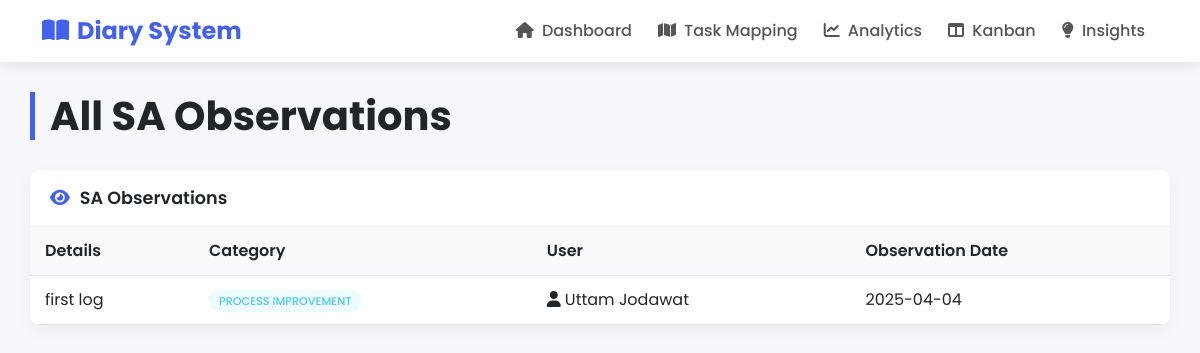
/sa_observation.php, run on the app's committed database.
### tables this page shows
CREATE TABLE `sateamobservations` (
  `ObservationID` int(11) NOT NULL,
  `Name` varchar(100) DEFAULT NULL,
  `UserID` int(11) NOT NULL,
  `ObservationDate` date NOT NULL DEFAULT curdate(),
  `Details` text NOT NULL,
  `Category` varchar(50) DEFAULT NULL,
  `CreatedAt` datetime DEFAULT current_timestamp()
);

CREATE TABLE `users` (
  `UserID` int(11) NOT NULL,
  `Username` varchar(50) NOT NULL,
  `Email` varchar(100) NOT NULL,
  `Role` varchar(50) DEFAULT 'Team Member'
);

### sa_observation.php (the view, shortened to what this page needs)
<?php include 'config.php'; ?>
<!DOCTYPE html>
<html lang="en">
<head>
    <link href="https://cdn.jsdelivr.net/npm/bootstrap@5.3.0/dist/css/bootstrap.min.css" rel="stylesheet">
    <link rel="stylesheet" href="https://cdnjs.cloudflare.com/ajax/libs/font-awesome/6.4.0/css/all.min.css">
</head>
<body>
<nav class="navbar navbar-expand-lg navbar-light">
        <div class="container">
            <a class="navbar-brand" href="index.php">
                <i class="fas fa-book-open me-2"></i>Diary System
            </a>
            <div class="collapse navbar-collapse" id="navbarNav">
                <ul class="navbar-nav ms-auto">
                    <li class="nav-item">
                        <a class="nav-link" href="index.php">
                            <i class="fas fa-home me-1"></i> Dashboard
                        </a>
                    </li>
                    <li class="nav-item">
                        <a class="nav-link" href="task_mapping.php">
                            <i class="fas fa-map me-1"></i> Task Mapping
                        </a>
                    </li>
                    <li class="nav-item">
                        <a class="nav-link" href="analytics.php">
                            <i class="fas fa-chart-line me-1"></i> Analytics
                        </a>
                    </li>
                    <li class="nav-item">
                        <a class="nav-link" href="kanban.php">
                            <i class="fas fa-columns me-1"></i> Kanban
                        </a>
                    </li>
                    <li class="nav-item">
                        <a class="nav-link" href="insights.php">
                            <i class="fas fa-lightbulb me-1"></i> Insights
                        </a>
                    </li>
                </ul>
            </div>
        </div>
    </nav>
    <div class="container dashboard-container">
        <h1 class="page-title">All SA Observations</h1>
        <div class="row">
            <div class="col-12">
                <div class="card">
                    <div class="card-header">
                        <i class="fas fa-eye"></i> SA Observations
                    </div>
                    <div class="card-body p-0">
                        <div class="table-responsive">
                            <table class="table table-hover">
                                <thead>
                                    <tr>
                                        <th>Details</th>
                                        <th>Category</th>
                                        <th>User</th>
                                        <th>Observation Date</th>
                                    </tr>
                                </thead>
                                <tbody>
                                    <?php
                                    $itemsPerPage = 20;
                                    $page = isset($_GET['page']) ? max(1, (int)$_GET['page']) : 1;
                                    $offset = ($page - 1) * $itemsPerPage;
                                    $sql = "SELECT s.Details, s.Category, u.Username, s.ObservationDate
                                            FROM SATeamObservations s
                                            JOIN Users u ON s.UserID = u.UserID
                                            ORDER BY s.ObservationDate DESC";
                                    $sql .= " LIMIT :limit OFFSET :offset";
                                    $stmt = $pdo->prepare($sql);
                                    $stmt->bindValue(':limit', $itemsPerPage, PDO::PARAM_INT);
                                    $stmt->bindValue(':offset', $offset, PDO::PARAM_INT);
                                    $stmt->execute();
                                    if ($stmt->rowCount() > 0) {
                                        while ($row = $stmt->fetch()) {
                                            echo "<tr>";
                                            echo "<td>{$row['Details']}</td>";
                                            echo "<td><span class='status-badge status-active'>{$row['Category']}</span></td>";
                                            echo "<td><i class='fas fa-user me-1'></i>{$row['Username']}</td>";
                                            echo "<td>{$row['ObservationDate']}</td>";
                                            echo "</tr>";
                                        }
                                    } else {
                                        echo "<tr><td colspan='4' class='no-results'>No observations found.</td></tr>";
                                    }
                                    ?>
                                </tbody>
                            </table>
                        </div>
                    </div>
                </div>
            </div>
        </div>
    </div>
</body>
</html>

### sa_observation.php (style rules this page uses)
:root { --primary-color: #4361ee; --secondary-color: #3f37c9; --accent-color: #4cc9f0; --light-color: #f8f9fa; --dark-color: #212529; --success-color: #4CAF50; --warning-color: #ff9800; --danger-color: #f44336; }
body { font-family: 'Poppins', sans-serif; background-color: #f5f7fa; color: #333; }
.navbar { background-color: white !important; box-shadow: 0 2px 15px rgba(0,0,0,0.1); }
.navbar-brand { font-weight: 700; color: var(--primary-color) !important; font-size: 1.5rem; }
.nav-link { font-weight: 500; color: #555 !important; margin: 0 5px; transition: all 0.3s ease; }
.dashboard-container { padding: 30px 0; }
.page-title { font-weight: 700; color: var(--dark-color); margin-bottom: 30px; border-left: 5px solid var(--primary-color); padding-left: 15px; }
.card { border-radius: 10px; border: none; box-shadow: 0 5px 15px rgba(0,0,0,0.05); transition: transform 0.3s ease; margin-bottom: 25px; overflow: hidden; }
.card-header { background-color: white; border-bottom: 1px solid rgba(0,0,0,0.05); font-weight: 600; font-size: 1.1rem; padding: 15px 20px; display: flex; align-items: center; }
.card-header i { margin-right: 10px; color: var(--primary-color); }
.card-body { padding: 20px; }
.table-responsive { max-height: 600px; overflow-y: auto; }
.table { width: 100%; margin-bottom: 0; border-collapse: separate; border-spacing: 0; }
.table thead th { background-color: var(--light-color); font-weight: 600; color: var(--dark-color); border-top: none; padding: 12px 15px; position: sticky; top: 0; z-index: 1; background-clip: padding-box; }
.table tbody tr { transition: background-color 0.2s ease; }
.table tbody td { padding: 12px 15px; vertical-align: middle; max-width: 200px; white-space: nowrap; overflow: hidden; text-overflow: ellipsis; }
.table tbody tr:nth-child(odd) { background-color: #f9fbfd; }
.status-badge { padding: 3px 10px; border-radius: 12px; font-size: 0.7rem; font-weight: 500; text-transform: uppercase; }
.status-active { background-color: rgba(76, 201, 240, 0.1); color: var(--accent-color); }

### data on the page
sateamobservations: Details "first log", Category "PROCESS IMPROVEMENT", UserID.Username "Uttam Jodawat", ObservationDate "2025-04-04"
